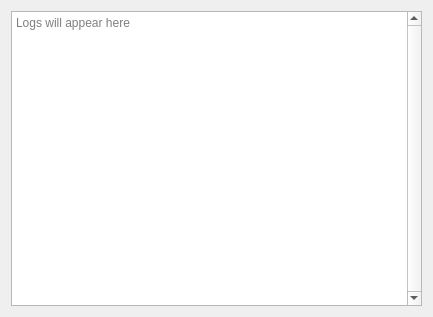
<?xml version="1.0" encoding="UTF-8"?>
<ui version="4.0">
 <class>LogWidget</class>
 <widget class="QWidget" name="LogWidget">
  <property name="geometry">
   <rect>
    <x>0</x>
    <y>0</y>
    <width>433</width>
    <height>317</height>
   </rect>
  </property>
  <property name="windowTitle">
   <string>Logs</string>
  </property>
  <layout class="QGridLayout" name="gridLayout">
   <item row="0" column="0">
    <widget class="QPlainTextEdit" name="logText">
     <property name="verticalScrollBarPolicy">
      <enum>Qt::ScrollBarAlwaysOn</enum>
     </property>
     <property name="readOnly">
      <bool>true</bool>
     </property>
     <property name="placeholderText">
      <string>Logs will appear here</string>
     </property>
    </widget>
   </item>
  </layout>
 </widget>
 <resources/>
 <connections/>
</ui>
